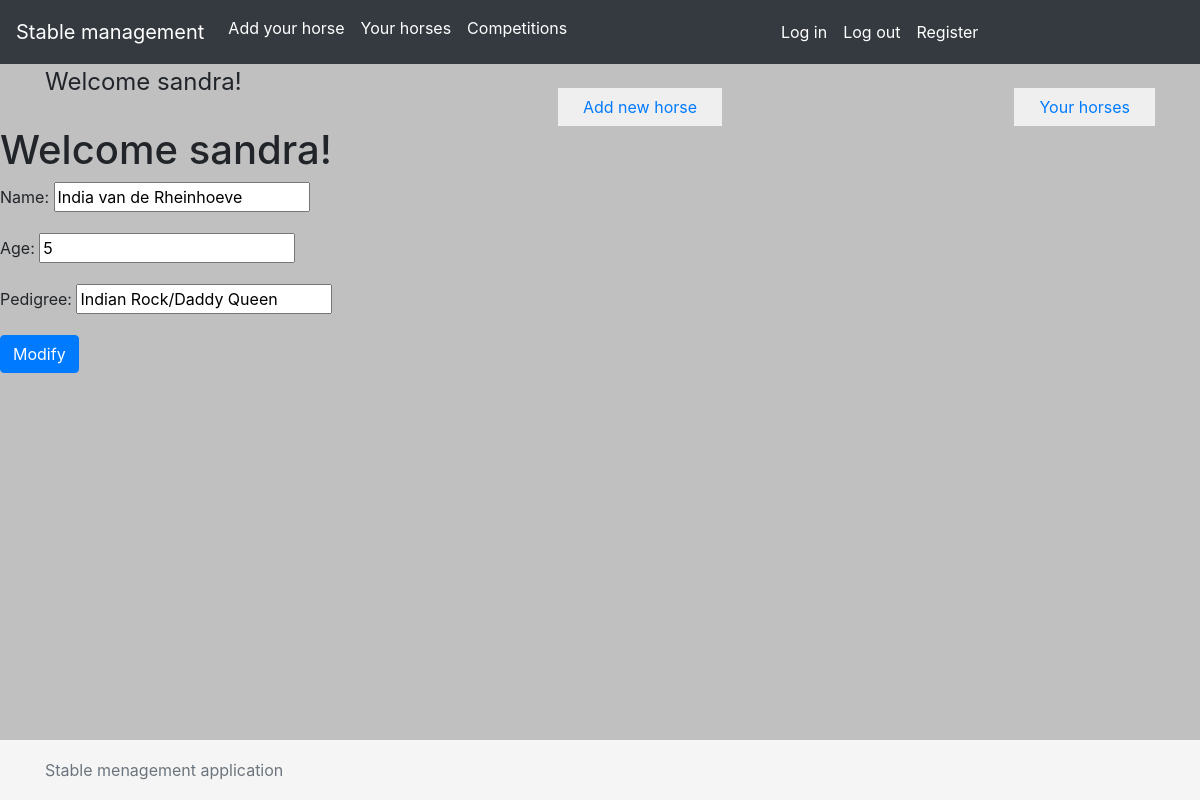
The page /stable_schedule/horse/modify/9/ (signed in) on the database its author committed.
### stable_schedule/models.py (models this page shows)
class Horse(models.Model):
    name = models.CharField (max_length=64)
    age = models.IntegerField()
    pedigree = models.CharField(max_length=100)
    owner = models.ForeignKey(User, on_delete=models.CASCADE, related_name='horses')
    competitions = models.ManyToManyField('Competition', related_name='horses')

### stable_schedule/views.py (the view, shortened to what this page needs)
# urls.py: path('horse/modify/<int:id>/', views.ModifyHorseView.as_view(), name='horse_modify'),
class ModifyHorseView(LoginRequiredMixin,View):
    def get(self, request, id):
        horse = Horse.objects.get(pk=id)
        form = ModifyHorseForm(instance=horse)
        return render(request, 'modify_horse.html', {'form': form})

### stable_schedule/forms.py
class ModifyHorseForm(forms.ModelForm):
    class Meta:
        model=Horse
        fields=['name', 'age', 'pedigree']

### templates/modify_horse.html (shortened to what this page needs)
{% extends 'base.html' %}
{% block content %}
    <h1>Welcome {{ user }}!</h1>
    <form method="post">
        {{ form.as_p }}
        <button type="submit" class="btn btn-primary">Modify</button>
    </form>
{% endblock %}

### templates/base.html (shortened to what this page needs)
<!DOCTYPE html>
{% load static %}
<html lang="en">
<head>
  <link rel="stylesheet" href="https://maxcdn.bootstrapcdn.com/bootstrap/4.0.0/css/bootstrap.min.css">
</head>
<body style="background-color:silver">
<nav class="navbar navbar-expand-lg navbar navbar-dark bg-dark">
  <a class="navbar-brand" href="/">Stable management</a>
  <div class="collapse navbar-collapse" id="navbarNavAltMarkup">
    <div class="navbar-nav">
        <a class="nav-item nav-link active" href="/stable_schedule/horse/new/">Add your horse<span class="sr-only">(current)</span></a>
      <a class="nav-item nav-link active" href="/stable_schedule/horse/list/">Your horses<span class="sr-only">(current)</span></a>
        <a class="nav-item nav-link active" href="/stable_schedule/horse/competitions/list/">Competitions<span class="sr-only">(current)</span></a><br><br>
    </div>
  </div>
    <div class="collapse navbar-collapse" id="navbarNavAltMarkup">
    <div class="navbar-nav">
        <a class="nav-item nav-link active" href="/accounts/login/">Log in<span class="sr-only">(current)</span></a>
        <a class="nav-item nav-link active" href="/accounts/logout/">Log out<span class="sr-only">(current)</span></a>
        <a class="nav-item nav-link active" href="/accounts/register/">Register<span class="sr-only">(current)</span></a>
    </div>
    </div>
</nav>
<section class="section-more padding-small">
    <div class="container d-flex justify-content-between">
        <div class="mr-4">
    <span style="font-size: x-large">Welcome {{ user }}!</span>
        </div>
        <div>
            <button class="btn btn-color rounded-0 mt-4 pl-4 pr-4">
                <a href="/stable_schedule/horse/new/">Add new horse</a>
            </button>
        </div>
                <div>
            <button class="btn btn-color rounded-0 mt-4 pl-4 pr-4">
                <a href="/stable_schedule/horse/list/">Your horses</a>
            </button>
        </div>
    </div>
</section>
{% block content %}
{% endblock %}
<footer class="footer">
      <div class="container">
        <span class="text-muted">Stable menagement application</span>
      </div>
    </footer>
</body>
</html>

### templates/base.html (style rules this page uses)
.footer { position: absolute; bottom: 0; width: 100%; height: 60px; line-height: 60px; background-color: #f5f5f5; }

### rows shown on the page
Horse: name "India van de Rheinhoeve", age "5", pedigree "Indian Rock/Daddy Queen"

### other values the page prints
{{ user }} "sandra"
